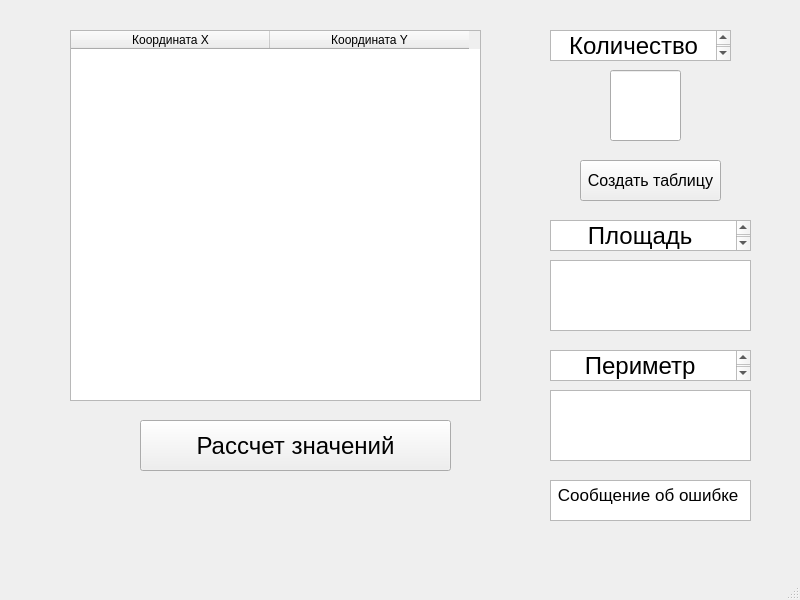
<?xml version="1.0" encoding="UTF-8"?>
<ui version="4.0">
 <class>MainWindow</class>
 <widget class="QMainWindow" name="MainWindow">
  <property name="geometry">
   <rect>
    <x>0</x>
    <y>0</y>
    <width>800</width>
    <height>600</height>
   </rect>
  </property>
  <property name="windowTitle">
   <string>MainWindow</string>
  </property>
  <widget class="QWidget" name="centralwidget">
   <widget class="QTextEdit" name="ploshad">
    <property name="geometry">
     <rect>
      <x>550</x>
      <y>260</y>
      <width>201</width>
      <height>71</height>
     </rect>
    </property>
    <property name="readOnly">
     <bool>true</bool>
    </property>
   </widget>
   <widget class="QTextEdit" name="perimetr">
    <property name="geometry">
     <rect>
      <x>550</x>
      <y>390</y>
      <width>201</width>
      <height>71</height>
     </rect>
    </property>
    <property name="readOnly">
     <bool>true</bool>
    </property>
   </widget>
   <widget class="QLineEdit" name="countst">
    <property name="geometry">
     <rect>
      <x>610</x>
      <y>70</y>
      <width>71</width>
      <height>71</height>
     </rect>
    </property>
    <property name="font">
     <font>
      <pointsize>15</pointsize>
     </font>
    </property>
    <property name="text">
     <string/>
    </property>
   </widget>
   <widget class="QTextEdit" name="pl">
    <property name="geometry">
     <rect>
      <x>550</x>
      <y>220</y>
      <width>201</width>
      <height>31</height>
     </rect>
    </property>
    <property name="readOnly">
     <bool>true</bool>
    </property>
    <property name="html">
     <string>&lt;!DOCTYPE HTML PUBLIC &quot;-//W3C//DTD HTML 4.0//EN&quot; &quot;http://www.w3.org/TR/REC-html40/strict.dtd&quot;&gt;
&lt;html&gt;&lt;head&gt;&lt;meta name=&quot;qrichtext&quot; content=&quot;1&quot; /&gt;&lt;style type=&quot;text/css&quot;&gt;
p, li { white-space: pre-wrap; }
&lt;/style&gt;&lt;/head&gt;&lt;body style=&quot; font-family:'.AppleSystemUIFont'; font-size:13pt; font-weight:400; font-style:normal;&quot;&gt;
&lt;p align=&quot;center&quot; style=&quot; margin-top:0px; margin-bottom:0px; margin-left:0px; margin-right:0px; -qt-block-indent:0; text-indent:0px;&quot;&gt;&lt;span style=&quot; font-size:18pt;&quot;&gt;Площадь &lt;/span&gt;&lt;/p&gt;&lt;/body&gt;&lt;/html&gt;</string>
    </property>
   </widget>
   <widget class="QTextEdit" name="pr">
    <property name="geometry">
     <rect>
      <x>550</x>
      <y>350</y>
      <width>201</width>
      <height>31</height>
     </rect>
    </property>
    <property name="readOnly">
     <bool>true</bool>
    </property>
    <property name="html">
     <string>&lt;!DOCTYPE HTML PUBLIC &quot;-//W3C//DTD HTML 4.0//EN&quot; &quot;http://www.w3.org/TR/REC-html40/strict.dtd&quot;&gt;
&lt;html&gt;&lt;head&gt;&lt;meta name=&quot;qrichtext&quot; content=&quot;1&quot; /&gt;&lt;style type=&quot;text/css&quot;&gt;
p, li { white-space: pre-wrap; }
&lt;/style&gt;&lt;/head&gt;&lt;body style=&quot; font-family:'.AppleSystemUIFont'; font-size:13pt; font-weight:400; font-style:normal;&quot;&gt;
&lt;p align=&quot;center&quot; style=&quot; margin-top:0px; margin-bottom:0px; margin-left:0px; margin-right:0px; -qt-block-indent:0; text-indent:0px;&quot;&gt;&lt;span style=&quot; font-size:18pt;&quot;&gt;Периметр &lt;/span&gt;&lt;/p&gt;&lt;/body&gt;&lt;/html&gt;</string>
    </property>
   </widget>
   <widget class="QTextEdit" name="error">
    <property name="geometry">
     <rect>
      <x>550</x>
      <y>480</y>
      <width>201</width>
      <height>41</height>
     </rect>
    </property>
    <property name="readOnly">
     <bool>true</bool>
    </property>
    <property name="html">
     <string>&lt;!DOCTYPE HTML PUBLIC &quot;-//W3C//DTD HTML 4.0//EN&quot; &quot;http://www.w3.org/TR/REC-html40/strict.dtd&quot;&gt;
&lt;html&gt;&lt;head&gt;&lt;meta name=&quot;qrichtext&quot; content=&quot;1&quot; /&gt;&lt;style type=&quot;text/css&quot;&gt;
p, li { white-space: pre-wrap; }
&lt;/style&gt;&lt;/head&gt;&lt;body style=&quot; font-family:'.AppleSystemUIFont'; font-size:13pt; font-weight:400; font-style:normal;&quot;&gt;
&lt;p align=&quot;center&quot; style=&quot; margin-top:0px; margin-bottom:0px; margin-left:0px; margin-right:0px; -qt-block-indent:0; text-indent:0px;&quot;&gt;Сообщение об ошибке &lt;/p&gt;&lt;/body&gt;&lt;/html&gt;</string>
    </property>
   </widget>
   <widget class="QPushButton" name="create">
    <property name="geometry">
     <rect>
      <x>580</x>
      <y>160</y>
      <width>141</width>
      <height>41</height>
     </rect>
    </property>
    <property name="font">
     <font>
      <pointsize>12</pointsize>
     </font>
    </property>
    <property name="text">
     <string>Создать таблицу</string>
    </property>
   </widget>
   <widget class="QTableWidget" name="tableWidget">
    <property name="geometry">
     <rect>
      <x>70</x>
      <y>30</y>
      <width>411</width>
      <height>371</height>
     </rect>
    </property>
    <attribute name="horizontalHeaderMinimumSectionSize">
     <number>15</number>
    </attribute>
    <attribute name="horizontalHeaderDefaultSectionSize">
     <number>199</number>
    </attribute>
    <attribute name="horizontalHeaderHighlightSections">
     <bool>true</bool>
    </attribute>
    <attribute name="horizontalHeaderStretchLastSection">
     <bool>false</bool>
    </attribute>
    <attribute name="verticalHeaderCascadingSectionResizes">
     <bool>false</bool>
    </attribute>
    <attribute name="verticalHeaderMinimumSectionSize">
     <number>15</number>
    </attribute>
    <attribute name="verticalHeaderDefaultSectionSize">
     <number>79</number>
    </attribute>
    <column>
     <property name="text">
      <string>Координата Х</string>
     </property>
    </column>
    <column>
     <property name="text">
      <string>Координата Y</string>
     </property>
    </column>
   </widget>
   <widget class="QPushButton" name="pushButton">
    <property name="geometry">
     <rect>
      <x>140</x>
      <y>420</y>
      <width>311</width>
      <height>51</height>
     </rect>
    </property>
    <property name="font">
     <font>
      <pointsize>18</pointsize>
     </font>
    </property>
    <property name="text">
     <string>Рассчет значений</string>
    </property>
   </widget>
   <widget class="QTextEdit" name="countparties">
    <property name="geometry">
     <rect>
      <x>550</x>
      <y>30</y>
      <width>181</width>
      <height>31</height>
     </rect>
    </property>
    <property name="readOnly">
     <bool>true</bool>
    </property>
    <property name="html">
     <string>&lt;!DOCTYPE HTML PUBLIC &quot;-//W3C//DTD HTML 4.0//EN&quot; &quot;http://www.w3.org/TR/REC-html40/strict.dtd&quot;&gt;
&lt;html&gt;&lt;head&gt;&lt;meta name=&quot;qrichtext&quot; content=&quot;1&quot; /&gt;&lt;style type=&quot;text/css&quot;&gt;
p, li { white-space: pre-wrap; }
&lt;/style&gt;&lt;/head&gt;&lt;body style=&quot; font-family:'.AppleSystemUIFont'; font-size:13pt; font-weight:400; font-style:normal;&quot;&gt;
&lt;p align=&quot;center&quot; style=&quot; margin-top:0px; margin-bottom:0px; margin-left:0px; margin-right:0px; -qt-block-indent:0; text-indent:0px;&quot;&gt;&lt;span style=&quot; font-size:18pt;&quot;&gt;Количество сторон&lt;/span&gt;&lt;/p&gt;&lt;/body&gt;&lt;/html&gt;</string>
    </property>
   </widget>
  </widget>
  <widget class="QMenuBar" name="menubar">
   <property name="geometry">
    <rect>
     <x>0</x>
     <y>0</y>
     <width>800</width>
     <height>22</height>
    </rect>
   </property>
  </widget>
  <widget class="QStatusBar" name="statusbar"/>
 </widget>
 <resources/>
 <connections/>
</ui>
